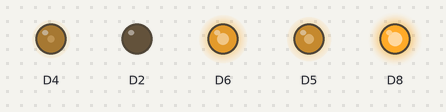
The sketch below on a simulated ESP8266 (NodeMCU). On the bench: output pins drawn as LEDs (lit = HIGH).

Above: at 0.1 s.
Timing chart, 0 to 1.6 s (numbered marks = the images above):
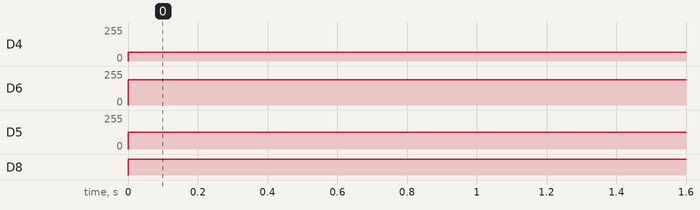

The sketch:

PWMwith5LED.ino
```cpp
void setup()
{
  pinMode(D2, OUTPUT);
  pinMode(D5, OUTPUT);
  pinMode(D6, OUTPUT);
  pinMode(D8, OUTPUT);
  pinMode(D4, OUTPUT);
}


void loop()
{
  analogWrite(D2,0);
  analogWrite(D4,64);
  analogWrite(D5,127);
  analogWrite(D6,191);
  analogWrite(D8,255);
}
```

Measured:
- by itself, D4: 0/255 → 64/255 at 0.00 s
- by itself, D6: 0/255 → 191/255 at 0.00 s
- by itself, D5: 0/255 → 127/255 at 0.00 s
- by itself, D8: LOW → HIGH at 0.00 s
